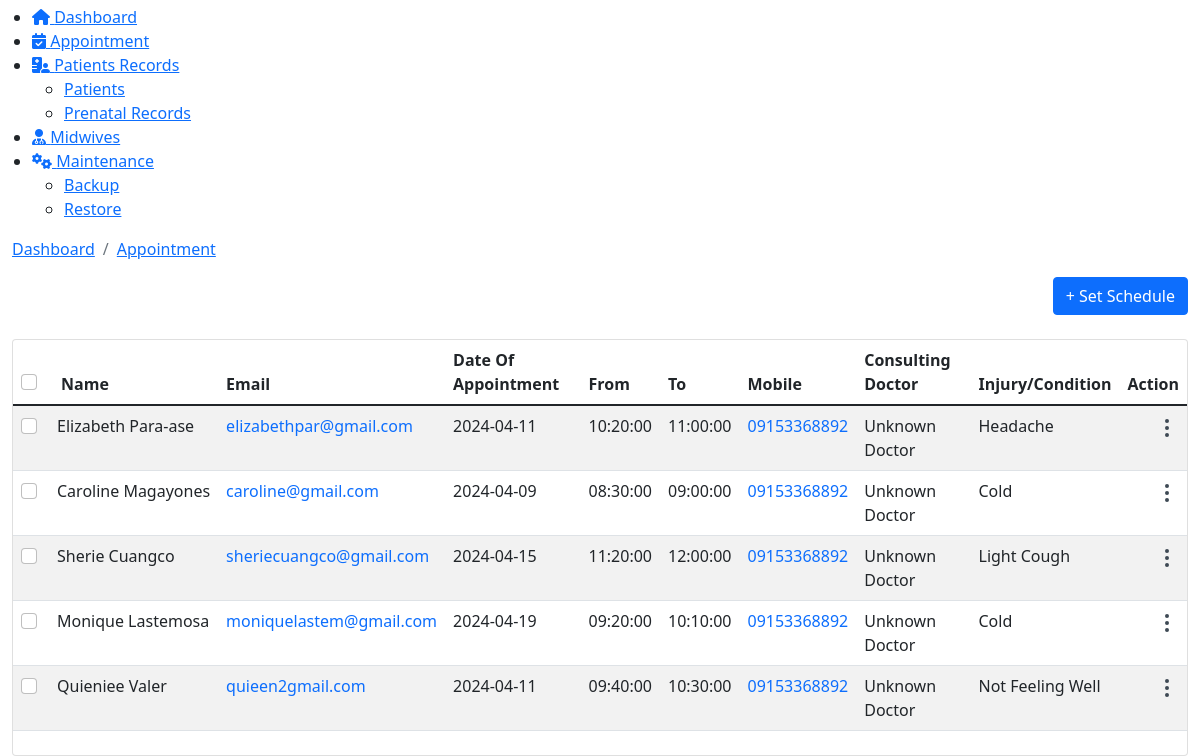
The app's page /admin/appointment.php (lower part), older data.
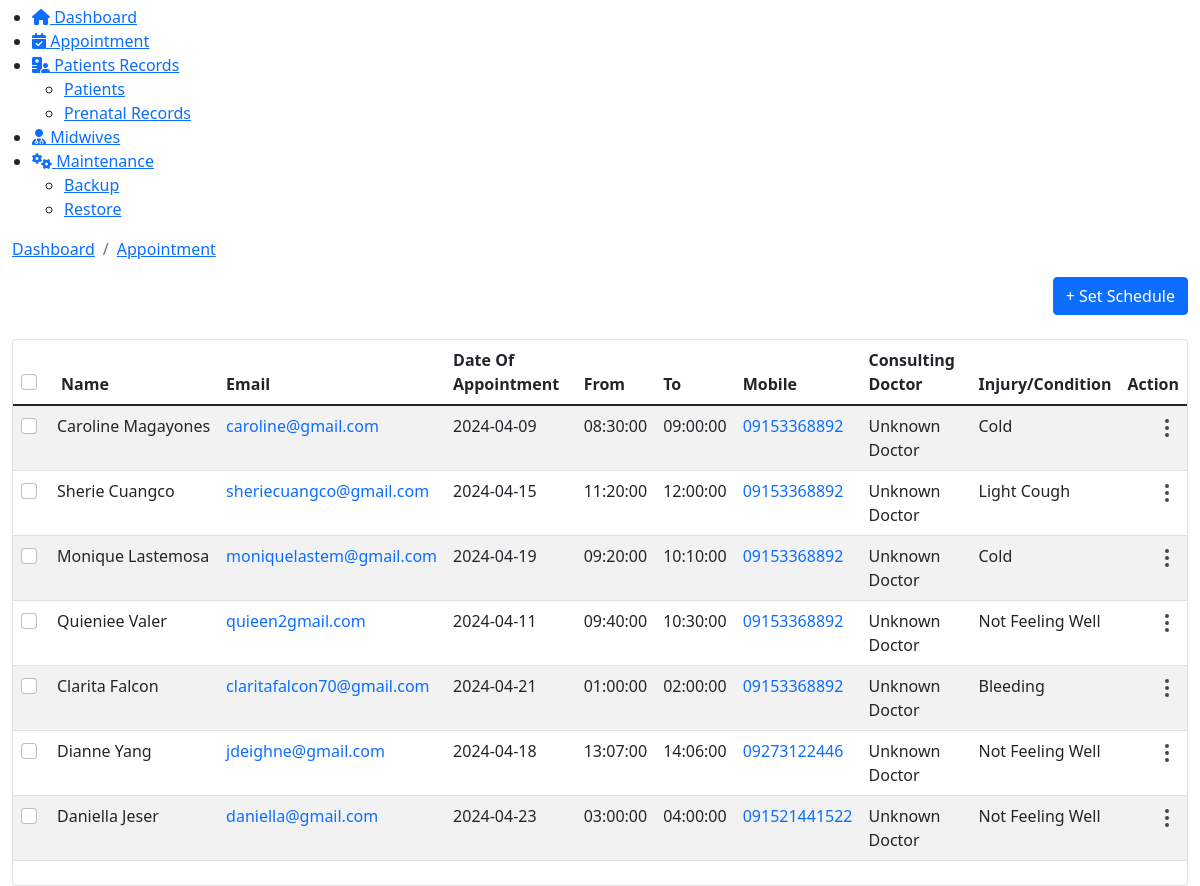
The same page, newer data.
### tables this page shows
CREATE TABLE `appointments` (
  `A_Id` int(11) NOT NULL AUTO_INCREMENT,
  `Title` varchar(10) NOT NULL,
  `FirstName` varchar(50) NOT NULL,
  `LastName` varchar(50) NOT NULL,
  `DateOfAppointment` date NOT NULL,
  `StartTime` time NOT NULL,
  `EndTime` time NOT NULL,
  `Address` varchar(100) NOT NULL,
  `Mobile` varchar(15) NOT NULL,
  `Consult_Doc` varchar(50) NOT NULL,
  `Email` varchar(100) NOT NULL,
  `Conditions` text NOT NULL,
  `Note` text NOT NULL,
  `Accepted` int(11) DEFAULT 2,
  PRIMARY KEY (`A_Id`)
);

### admin/appointment.php (the view, shortened to what the changed rows need)
<!DOCTYPE html>
<html lang="en">
    <head>
		 <link href="https://eres.dexignzone.com/codeigniter/demo/public/assets/vendor/owl-carousel/owl.carousel.css" rel="stylesheet" type="text/css"/>
		 <link href="https://eres.dexignzone.com/codeigniter/demo/public/assets/vendor/clockpicker/css/bootstrap-clockpicker.min.css" rel="stylesheet" type="text/css"/>
		 <link href="https://eres.dexignzone.com/codeigniter/demo/public/assets/vendor/bootstrap-datetimepicker/css/bootstrap-datetimepicker.min.css" rel="stylesheet" type="text/css"/>
		 <link href="https://eres.dexignzone.com/codeigniter/demo/public/assets/vendor/bootstrap-datetimepicker-master/css/bootstrap-datetimepicker.min.css" rel="stylesheet" type="text/css"/>
		 <link href="https://eres.dexignzone.com/codeigniter/demo/public/assets/vendor/datatables/css/jquery.dataTables.min.css" rel="stylesheet" type="text/css"/>
		 <link href="https://eres.dexignzone.com/codeigniter/demo/public/assets/vendor/bootstrap-select/dist/css/bootstrap-select.min.css" rel="stylesheet" type="text/css"/>
    <link class="main-css" href="https://eres.dexignzone.com/codeigniter/demo/public/assets/css/style.css" rel="stylesheet" type="text/css"/>
	<link rel="stylesheet" href="https://cdnjs.cloudflare.com/ajax/libs/font-awesome/6.5.1/css/all.min.css" />
<link rel="stylesheet" href="https://cdn.jsdelivr.net/npm/flatpickr/dist/flatpickr.min.css">
</head>
<body>
    <div id="main-wrapper">
				<?php
				include './template/header2.php';
				?>
<?php
include './template/sidebar.php';
?>
<div class="content-body">
	<div class="container-fluid">
		<div class="row">
    <div class="col-xl-12">
        <div class="card">
            <div class="card-body p-0">
                <div class="table-responsive">
                    <table id="example5" class="table table-striped patient-list mb-4 dataTablesCard fs-14">
                        <thead>
                            <tr>
                                <th>
                                    <div class="checkbox text-end align-self-center">
                                        <div class="form-check custom-checkbox">
                                            <input type="checkbox" class="form-check-input" id="checkAll" required="">
                                        </div>
                                    </div>
                                </th>
                                <th>Name</th>
                                <th>Email</th>
                                <th>Date Of Appointment</th>
                                <th>From</th>
                                <th>To</th>
                                <th>Mobile</th>
                                <th>Consulting Doctor</th>
                                <th>Injury/Condition</th>
                                <th>Action</th>
                            </tr>
                        </thead>
                        <tbody>
                        <?php
                            include('./connection/conn.php');
                            $query = "SELECT * FROM appointments WHERE Accepted = 2";
                            $result = mysqli_query($conn, $query);
                            if (!$result) {
                                echo "<tr><td colspan='10'>Error: " . mysqli_error($conn) . "</td></tr>";
                            } elseif (mysqli_num_rows($result) > 0) {
                                while ($row = mysqli_fetch_assoc($result)) {
                                    $appointmentId = $row['A_Id'];
                                    $fullName = $row['FirstName'] . ' ' . $row['LastName'];
                                    $consultingDoctor = getDoctorName($row['Consult_Doc'], $conn);
                                    echo "<tr id='appointmentRow_$appointmentId'>";
                                    echo "<td>";
                                    echo '<div class="checkbox text-end align-self-center">';
                                    echo '<div class="form-check custom-checkbox">';
                                    echo '<input type="checkbox" class="form-check-input" id="customCheckBox_' . $appointmentId . '" required="">';
                                    echo '</div>';
                                    echo '</div>';
                                    echo '</td>';
                                    echo '<td class="patient-info ps-0"><span class="text-nowrap ms-1">' . htmlspecialchars($fullName) . '</span></td>';
                                    echo '<td class="text-primary">' . htmlspecialchars($row['Email']) . '</td>';
                                    echo '<td>' . htmlspecialchars($row['DateOfAppointment']) . '</td>';
                                    echo '<td>' . htmlspecialchars($row['StartTime']) . '</td>';
                                    echo '<td>' . htmlspecialchars($row['EndTime']) . '</td>';
                                    echo '<td class="text-primary">' . htmlspecialchars($row['Mobile']) . '</td>';
                                    echo '<td>' . htmlspecialchars($consultingDoctor) . '</td>';
                                    echo '<td>' . htmlspecialchars($row['Conditions']) . '</td>';
                                    echo "<td>
                                        <div class='dropdown ms-auto c-pointer text-end'>
                                            <div class='btn-link' data-bs-toggle='dropdown'>
                                                <svg width='24' height='24' viewBox='0 0 24 24' fill='none' xmlns='http://www.w3.org/2000/svg'>
                                                    <path d='M12 11C11.4477 11 11 11.4477 11 12C11 12.5523 11.4477 13 12 13C12.5523 13 13 12.5523 13 12C13 11.4477 12.5523 11 12 11Z' stroke='#3E4954' stroke-width='2' stroke-linecap='round' stroke-linejoin='round'/>
                                                    <path d='M12 18C11.4477 18 11 18.4477 11 19C11 19.5523 11.4477 20 12 20C12.5523 20 13 19.5523 13 19C13 18.4477 12.5523 18 12 18Z' stroke='#3E4954' stroke-width='2' stroke-linecap='round' stroke-linejoin='round'/>
                                                    <path d='M12 4C11.4477 4 11 4.44772 11 5C11 5.55228 11.4477 6 12 6C12.5523 6 13 5.55228 13 5C13 4.44772 12.5523 4 12 4Z' stroke='#3E4954' stroke-width='2' stroke-linecap='round' stroke-linejoin='round'/>
                                                </svg>
                                            </div>
                                            <div class='dropdown-menu dropdown-menu-right'>
                                                <a class='dropdown-item' data-bs-toggle='modal' data-bs-target='#declineReasonModal_$appointmentId'>Delete</a>
                                            </div>
                                        </div>
                                    </td>";
                                    echo '</tr>';
                                }
                            } else {
                                echo "<tr><td colspan='10'>No appointments found</td></tr>";
                            }
                            function getDoctorName($doctorId, $conn) {
                                $query = "SELECT Title, FirstName, LastName FROM doctors WHERE DoctorID = ?";
                                $stmt = $conn->prepare($query);
                                $stmt->bind_param("i", $doctorId);
                                $stmt->execute();
                                $result = $stmt->get_result();
                                if ($result->num_rows > 0) {
                                    $doctor = $result->fetch_assoc();
                                    return htmlspecialchars($doctor['Title'] . ' ' . $doctor['FirstName'] . ' ' . $doctor['LastName']);
                                } else {
                                    return 'Unknown Doctor';
                                }
                            }
                        ?>
                        </tbody>
                    </table>
                </div>
            </div>
        </div>
    </div>
</div>
</div>
	</div>
</body>
</html>

Row changes from the older to the newer data that the page shows:
no longer on this page (row edited): appointments: fullName "Elizabeth Para-ase", Email "elizabethpar@gmail.com", DateOfAppointment "2024-04-11", StartTime "10:20:00", EndTime "11:00:00", Mobile "09153368892", consultingDoctor "Unknown Doctor", Conditions "Headache"
added appointments: fullName "Clarita Falcon", Email "claritafalcon70@gmail.com", DateOfAppointment "2024-04-21", StartTime "01:00:00", EndTime "02:00:00", Mobile "09153368892", consultingDoctor "Unknown Doctor", Conditions "Bleeding"
added appointments: fullName "Dianne Yang", Email "jdeighne@gmail.com", DateOfAppointment "2024-04-18", StartTime "13:07:00", EndTime "14:06:00", Mobile "09273122446", consultingDoctor "Unknown Doctor", Conditions "Not Feeling Well"
added appointments: fullName "Daniella Jeser", Email "daniella@gmail.com", DateOfAppointment "2024-04-23", StartTime "03:00:00", EndTime "04:00:00", Mobile "091521441522", consultingDoctor "Unknown Doctor", Conditions "Not Feeling Well"
